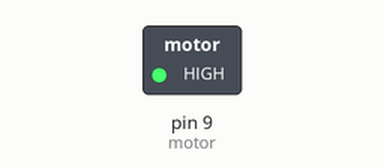
Recording of a sketch running on a simulated Arduino Uno, built with avr-gcc and run on an emulated ATmega328P. Shown: switched loads named in the sketch (green lamp = pin HIGH).

Above: at 1.5 s.
At 4.5 s:
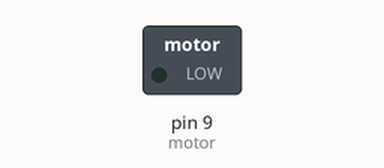
Timing chart, 0 to 7.8 s (numbered marks = the images above):
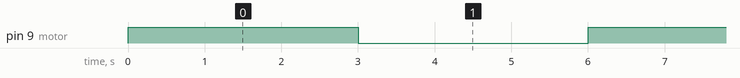

Measured:
- by itself, pin 9 (motor): alternates HIGH for 3.0 s and LOW for 3.0 s

The sketch:

motor.ino
```cpp
int motor = 9;
void setup() {
  pinMode(motor, OUTPUT);
  Serial.begin(9600);

}
void loop() {
  digitalWrite(motor, !digitalRead(motor));
  delay(3000);
}
```
